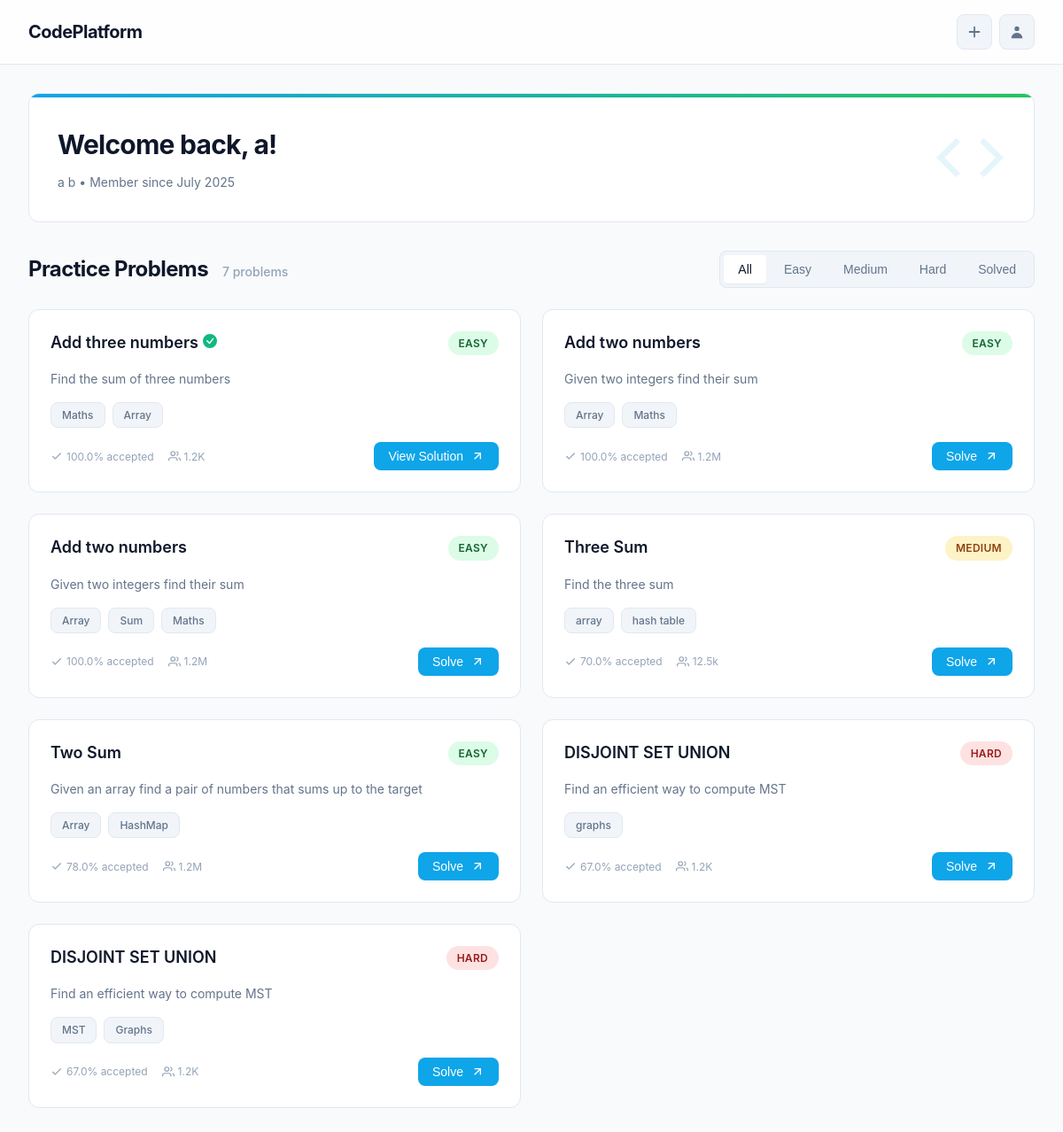
The page /home/11/problems (signed in) on the database its author committed.
### registration/models.py (models this page shows, shortened)
class User(AbstractBaseUser, PermissionsMixin):
    firstname = models.CharField(max_length=20)
    lastname = models.CharField(max_length=20)
    registration_time = models.DateTimeField(auto_now_add=True)
    email = models.EmailField(unique=True)
    password = models.CharField(max_length=128, validators=[MinLengthValidator(7)])
    join_date = models.DateTimeField(auto_now_add=True)
    last_login = models.DateTimeField(null=True, blank=True)
    profile_photo = models.ImageField(upload_to='profile_photos/', blank=True, null=True)
    is_community_user = models.BooleanField(default=False)
    is_approved = models.BooleanField(default=False)  # Only relevant if is_community_user is True
    is_active = models.BooleanField(default=True)
    is_staff = models.BooleanField(default=False)
    objects = UserManager()
    USERNAME_FIELD = 'email'
    REQUIRED_FIELDS = ['firstname', 'lastname']  # ✅ Add this

### problems/models.py (models this page shows, shortened)
class Problem(models.Model):
    DIFFICULTY_CHOICES = [
        ('Easy', 'Easy'),
        ('Medium', 'Medium'),
        ('Hard', 'Hard'),
    ]
    title = models.CharField(max_length=200)
    difficulty = models.CharField(max_length=20, choices=DIFFICULTY_CHOICES)
    description = models.TextField()
    tags = models.CharField(max_length=500, blank=True)  # Comma-separated
    languages = models.CharField(max_length=200, blank=True)  # Comma-separated
    acceptance_rate = models.DecimalField(max_digits=5, decimal_places=1, null=True, blank=True)
    submissions = models.CharField(max_length=50, blank=True)
    created_at = models.DateTimeField(auto_now_add=True)
    updated_at = models.DateTimeField(auto_now=True)
    examples = models.TextField(blank=True)  # Store as JSON or formatted text
    constraints = models.TextField(blank=True)
    follow_up = models.TextField(blank=True)
    python_template = models.TextField(blank=True)
    javascript_template = models.TextField(blank=True)
    java_template = models.TextField(blank=True)
    cpp_template = models.TextField(blank=True)
    c_template = models.TextField(blank=True)
    def get_tags_list(self):
        return [tag.strip() for tag in self.tags.split(',') if tag.strip()]
    class Meta:
        ordering = ['-created_at']

### problems/views.py (the view)
# urls.py: path('home/<int:id>/problems', render_problemspage, name = "problems-page"),
@login_required(login_url='login')
@never_cache
def render_problemspage(request, id):
    user = get_object_or_404(User, id=id)
    problems = Problem.objects.all()
    try:
        solved_problem_ids = Submission.objects.filter(
            user=user,
            verdict='Accepted'  # Adjust this based on your status choices
        ).values_list('problem_id', flat=True).distinct()
        solved_problem_ids = list(solved_problem_ids)
    except:
        solved_problem_ids = []
    print(solved_problem_ids)
    return render(request, "problems.html", {
        'user': user,
        'problems': problems,
        'solved_problem_ids': solved_problem_ids,
    })

### problems/templates/problems.html (shortened to what this page needs)
<!DOCTYPE html>
{% load static %}
<html lang="en">
<head>
    <link rel="stylesheet" href="{% static 'problems/style-new.css' %}">
</head>
<body>
    <nav class="navbar">
        <div class="nav-container">
            <a href="#" class="logo">CodePlatform</a>
            <div class="nav-icons">
                <a href="{% url 'add_problem' user.id %}" class="nav-icon" title="Add Problem">
                    <svg fill="currentColor" viewBox="0 0 20 20">
                        <path fill-rule="evenodd" d="M10 3a1 1 0 011 1v5h5a1 1 0 110 2h-5v5a1 1 0 11-2 0v-5H4a1 1 0 110-2h5V4a1 1 0 011-1z" clip-rule="evenodd"/>
                    </svg>
                </a>
                <a href="{% url 'user-details' user.id %}" class="nav-icon" title="Profile">
                    <svg fill="currentColor" viewBox="0 0 20 20">
                        <path fill-rule="evenodd" d="M10 9a3 3 0 100-6 3 3 0 000 6zm-7 9a7 7 0 1114 0H3z" clip-rule="evenodd"/>
                    </svg>
                </a>
            </div>
        </div>
    </nav>
    <div class="container">
        <div class="welcome-section">
            <div class="welcome-content">
                <h1>Welcome back, {{user.firstname}}!</h1>
                <p class="user-info">{{user.firstname}} {{user.lastname}} • Member since {{user.join_date|date:"F Y"}}</p>
            </div>
            <div class="welcome-visual">
                <div class="code-icon">
                    <svg viewBox="0 0 24 24" fill="none" stroke="currentColor" stroke-width="2">
                        <polyline points="16,18 22,12 16,6"></polyline>
                        <polyline points="8,6 2,12 8,18"></polyline>
                    </svg>
                </div>
            </div>
        </div>
        <div class="section-header">
            <div class="header-content">
                <h2 class="section-title">Practice Problems</h2>
                <span class="problem-count">{{ problems|length }} problems</span>
            </div>
            <div class="filter-tabs">
                <button class="tab active" data-filter="all">All</button>
                <button class="tab" data-filter="Easy">Easy</button>
                <button class="tab" data-filter="Medium">Medium</button>
                <button class="tab" data-filter="Hard">Hard</button>
                <button class="tab" data-filter="solved">Solved</button>
            </div>
        </div>
        <div class="problems-container">
            {% for problem in problems %}
                <div class="problem-card" data-difficulty="{{ problem.difficulty }}" data-problem-id="{{ problem.id }}" data-solved="{% if problem.id in solved_problem_ids %}true{% else %}false{% endif %}">
                    <div class="card-header">
                        <h3 class="problem-title">
                            {{ problem.title }}
                            {% if problem.id in solved_problem_ids %}
                                <span class="status-solved">
                                    <svg width="16" height="16" fill="#10b981" viewBox="0 0 16 16">
                                        <path d="M16 8A8 8 0 1 1 0 8a8 8 0 0 1 16 0zm-3.97-3.03a.75.75 0 0 0-1.08.022L7.477 9.417 5.384 7.323a.75.75 0 0 0-1.06 1.061L6.97 11.03a.75.75 0 0 0 1.079-.02l3.992-4.99a.75.75 0 0 0-.01-1.05z"/>
                                    </svg>
                                </span>
                            {% endif %}
                        </h3>
                        <span class="difficulty-badge difficulty-{{ problem.difficulty|lower }}">{{ problem.difficulty }}</span>
                    </div>
                    <p class="problem-description">
                        {{ problem.description|truncatewords:25 }}
                    </p>
                    {% if problem.get_tags_list %}
                        <div class="problem-tags">
                            {% for tag in problem.get_tags_list %}
                                <span class="tag">{{ tag }}</span>
                            {% endfor %}
                        </div>
                    {% endif %}
                    <div class="card-footer">
                        <div class="problem-stats">
                            {% if problem.acceptance_rate %}
                                <span class="stat">
                                    <svg viewBox="0 0 24 24" fill="none" stroke="currentColor" stroke-width="2">
                                        <polyline points="20,6 9,17 4,12"></polyline>
                                    </svg>
                                    {{ problem.acceptance_rate }}% accepted
                                </span>
                            {% endif %}
                            {% if problem.submissions %}
                                <span class="stat">
                                    <svg viewBox="0 0 24 24" fill="none" stroke="currentColor" stroke-width="2">
                                        <path d="M17 21v-2a4 4 0 0 0-4-4H5a4 4 0 0 0-4 4v2"></path>
                                        <circle cx="9" cy="7" r="4"></circle>
                                        <path d="M23 21v-2a4 4 0 0 0-3-3.87"></path>
                                        <path d="M16 3.13a4 4 0 0 1 0 7.75"></path>
                                    </svg>
                                    {{ problem.submissions }}
                                </span>
                            {% endif %}
                        </div>
                        <button class="solve-btn" data-problem-id="{{ problem.id }}">
                            <span>{% if problem.id in solved_problem_ids %}View Solution{% else %}Solve{% endif %}</span>
                            <svg viewBox="0 0 24 24" fill="none" stroke="currentColor" stroke-width="2">
                                <line x1="7" y1="17" x2="17" y2="7"></line>
                                <polyline points="7,7 17,7 17,17"></polyline>
                            </svg>
                        </button>
                    </div>
                </div>
            {% endfor %}
        </div>
    </div>
</body>
</html>

### rows shown on the page
User: firstname "a", lastname "b", join_date "July 2025"
Problem: title "Add three numbers", difficulty "EASY", description "Find the sum of three numbers", get_tags_list "Maths" "Array", acceptance_rate "100.0", submissions "1.2K", shows "View Solution"
Problem: title "Add two numbers", difficulty "EASY", description "Given two integers find their sum", get_tags_list "Array" "Maths", acceptance_rate "100.0", submissions "1.2M", shows "Solve"
Problem: title "Add two numbers", difficulty "EASY", description "Given two integers find their sum", get_tags_list "Array" "Sum" "Maths", acceptance_rate "100.0", submissions "1.2M", shows "Solve"
Problem: title "Three Sum", difficulty "MEDIUM", description "Find the three sum", get_tags_list "array" "hash table", acceptance_rate "70.0", submissions "12.5k", shows "Solve"
Problem: title "Two Sum", difficulty "EASY", description "Given an array find a pair of numbers that sums up to the target", get_tags_list "Array" "HashMap", acceptance_rate "78.0", submissions "1.2M", shows "Solve"
Problem: title "DISJOINT SET UNION", difficulty "HARD", description "Find an efficient way to compute MST", get_tags_list "graphs", acceptance_rate "67.0", submissions "1.2K", shows "Solve"
Problem: title "DISJOINT SET UNION", difficulty "HARD", description "Find an efficient way to compute MST", get_tags_list "MST" "Graphs", acceptance_rate "67.0", submissions "1.2K", shows "Solve"
